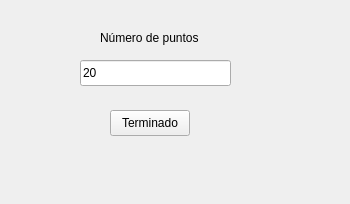
<ui version="4.0" >
 <class>Form</class>
 <widget class="QWidget" name="Form" >
  <property name="geometry" >
   <rect>
    <x>0</x>
    <y>0</y>
    <width>350</width>
    <height>204</height>
   </rect>
  </property>
  <property name="windowTitle" >
   <string>Sombrero</string>
  </property>
  <widget class="QLabel" name="label" >
   <property name="geometry" >
    <rect>
     <x>100</x>
     <y>30</y>
     <width>121</width>
     <height>16</height>
    </rect>
   </property>
   <property name="text" >
    <string>Número de puntos</string>
   </property>
  </widget>
  <widget class="QLineEdit" name="lineEdit" >
   <property name="geometry" >
    <rect>
     <x>80</x>
     <y>60</y>
     <width>151</width>
     <height>26</height>
    </rect>
   </property>
   <property name="text" >
    <string>20</string>
   </property>
  </widget>
  <widget class="QPushButton" name="pushButton" >
   <property name="geometry" >
    <rect>
     <x>110</x>
     <y>110</y>
     <width>80</width>
     <height>26</height>
    </rect>
   </property>
   <property name="text" >
    <string>Terminado</string>
   </property>
  </widget>
 </widget>
 <resources/>
 <connections/>
</ui>
